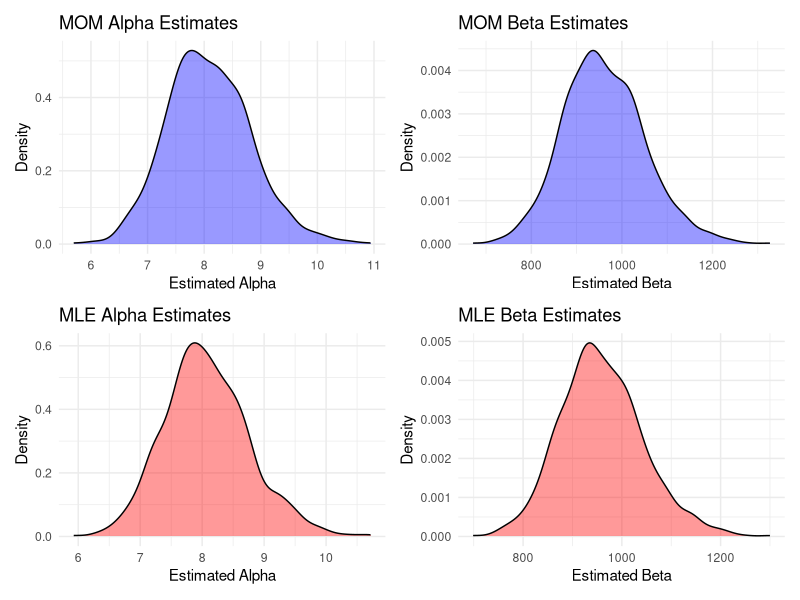

The R script that drew this image:
library(tidyverse)
library(ggplot2)
library(patchwork)
library(nleqslv)

################################################################################
################################################################################
#task 6
################################################################################
################################################################################

cntry.dth.rts <- read_csv("API_SP.DYN.CDRT.IN_DS2_en_csv_v2_76451.csv")
#select only the infomration that we need from the data 
cntry.dth.rts <- cntry.dth.rts |>
  select("Country Name", "Country Code", "2022")|>
  mutate(`2022` = `2022` / 1000)
  

################################################################################
################################################################################
#task 7
################################################################################
################################################################################

MOM.beta.fn <- function(data, par){
  alpha <- par[1]
  beta  <- par[2]
  
  EX  <- alpha / (alpha + beta)
  EX2 <- ((alpha+1)*alpha)/((alpha+beta+1)*(alpha+beta))
  
  m1 <- mean(data, na.rm = T)
  m2 <- mean(data^2, na.rm = T)
  
  return(c(EX-m1, EX2-m2))
}


nleqslv(x = c(20,20), # guess
        fn = MOM.beta.fn,
        data=cntry.dth.rts$`2022`)




MLE.beta.fn <- function(data, par, neg=FALSE){
  alpha <- par[1]
  beta  <- par[2]
  loglik <- sum(log(dbeta(x=data, shape1 = alpha, shape2 = beta)), na.rm=T)
  
  return(ifelse(neg, -loglik, loglik))
}

optim(par = c(2,2),
      fn = MLE.beta.fn,
      data=cntry.dth.rts$`2022`,
      neg=T)


################################################################################
################################################################################
#task 8
################################################################################
################################################################################
all.estimates <- tibble()

for(i in 1:1000){
  set.seed(7272+i)
  
  new.samples <- rbeta(n = 266, # sample size
                                  shape1 = 8, # alpha parameter
                                  shape2 = 950)# beta parameter
  
  #MOM calculation
  MOM.results <- nleqslv(x = c(8,950), # guess
                         fn = MOM.beta.fn,
                         data= new.samples)
  MOM.alpha <- MOM.results$x[1]
  MOM.beta <- MOM.results$x[2]
  
  #MLE calculation
  MLE.results <- optim(par = c(8,950),
        fn = MLE.beta.fn,
        data=new.samples,
        neg=T)
  MLE.alpha <- MLE.results$par[1]
  MLE.beta <- MLE.results$par[2]
  
  
  all.estimates <- bind_rows(
    all.estimates,
    tibble(
      Simulation = i,
      MOM.alpha = MOM.alpha,
      MOM.beta  = MOM.beta,
      MLE.alpha = MLE.alpha,
      MLE.beta  = MLE.beta
    )
  )
  
}

#convert data into long format with clearer categories
all.estimates.long <- all.estimates |>
  pivot_longer(
    cols = c(MOM.alpha, MOM.beta, MLE.alpha, MLE.beta), 
    names_to = c("Method", "Parameter"),
    names_sep = "\\."
  )



######################################################
#plotting MLE and MOM

#Plot 1: MOM Alpha Estimates
p1 <- ggplot(all.estimates.long |>
               filter(Method == "MOM", Parameter == "alpha"), 
             aes(x = value)) +
  geom_density(fill = "blue", alpha = 0.4) +
  labs(title = "MOM Alpha Estimates", x = "Estimated Alpha", y = "Density") +
  theme_minimal()

#Plot 2: MOM Beta Estimates
p2 <- ggplot(all.estimates.long |>
               filter(Method == "MOM", Parameter == "beta"), 
             aes(x = value)) +
  geom_density(fill = "blue", alpha = 0.4) +
  labs(title = "MOM Beta Estimates", x = "Estimated Beta", y = "Density") +
  theme_minimal()

#Plot 3: MLE Alpha Estimates
p3 <- ggplot(all.estimates.long |>
               filter(Method == "MLE", Parameter == "alpha"), 
             aes(x = value)) +
  geom_density(fill = "red", alpha = 0.4) +
  labs(title = "MLE Alpha Estimates", x = "Estimated Alpha", y = "Density") +
  theme_minimal()

#Plot 4: MLE Beta Estimates
p4 <- ggplot(all.estimates.long |>
               filter(Method == "MLE", Parameter == "beta"), 
             aes(x = value)) +
  geom_density(fill = "red", alpha = 0.4) +
  labs(title = "MLE Beta Estimates", x = "Estimated Beta", y = "Density") +
  theme_minimal()


estimator.plot <- (p1 + p2)/
  (p3 + p4)

ggsave("estimator.plot.pdf", plot = estimator.plot, width = 10, height = 6)
#######################################
#values for plots

# True values of alpha and beta
true_alpha <- 8
true_beta  <- 950

# Compute Bias, Precision, and MSE for each estimator
summary.table <- tibble(
  Method = c("MOM", "MOM", "MLE", "MLE"),
  Parameter = c("Alpha", "Beta", "Alpha", "Beta"),
  
  # Bias
  Bias = c(
    mean(all.estimates$MOM.alpha, na.rm = TRUE) - true_alpha,
    mean(all.estimates$MOM.beta, na.rm = TRUE) - true_beta,
    mean(all.estimates$MLE.alpha, na.rm = TRUE) - true_alpha,
    mean(all.estimates$MLE.beta, na.rm = TRUE) - true_beta
  ),
  
  # Precision (inverse of variance)
  Precision = c(
    1 / var(all.estimates$MOM.alpha, na.rm = TRUE),
    1 / var(all.estimates$MOM.beta, na.rm = TRUE),
    1 / var(all.estimates$MLE.alpha, na.rm = TRUE),
    1 / var(all.estimates$MLE.beta, na.rm = TRUE)
  ),
  
  # Mean Squared Error (MSE)
  MSE = c(
    var(all.estimates$MOM.alpha, na.rm = TRUE) + Bias[1]^2,
    var(all.estimates$MOM.beta, na.rm = TRUE) + Bias[2]^2,
    var(all.estimates$MLE.alpha, na.rm = TRUE) + Bias[3]^2,
    var(all.estimates$MLE.beta, na.rm = TRUE) + Bias[4]^2
  )
)
